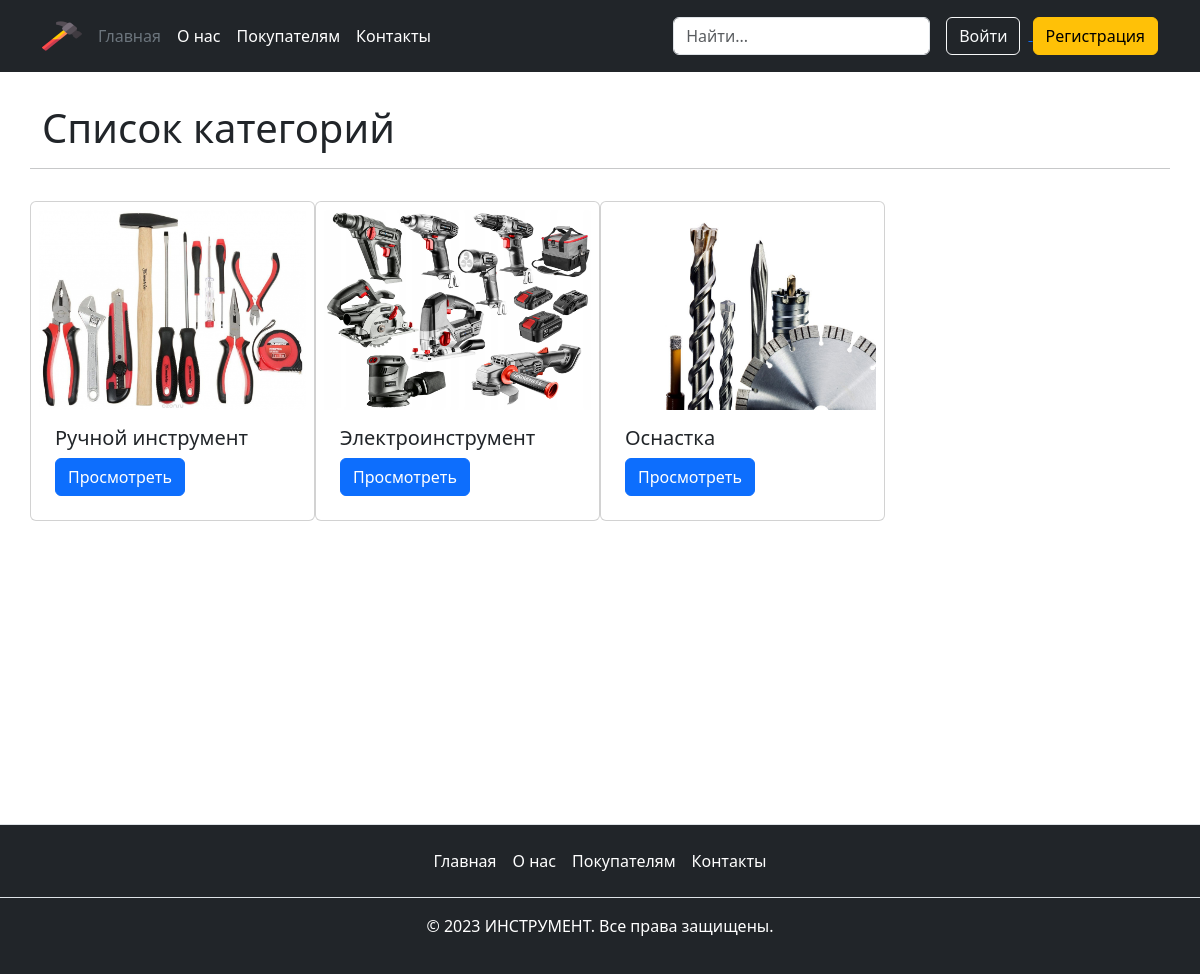
The page /products/categories/list/ on the database as committed earlier.
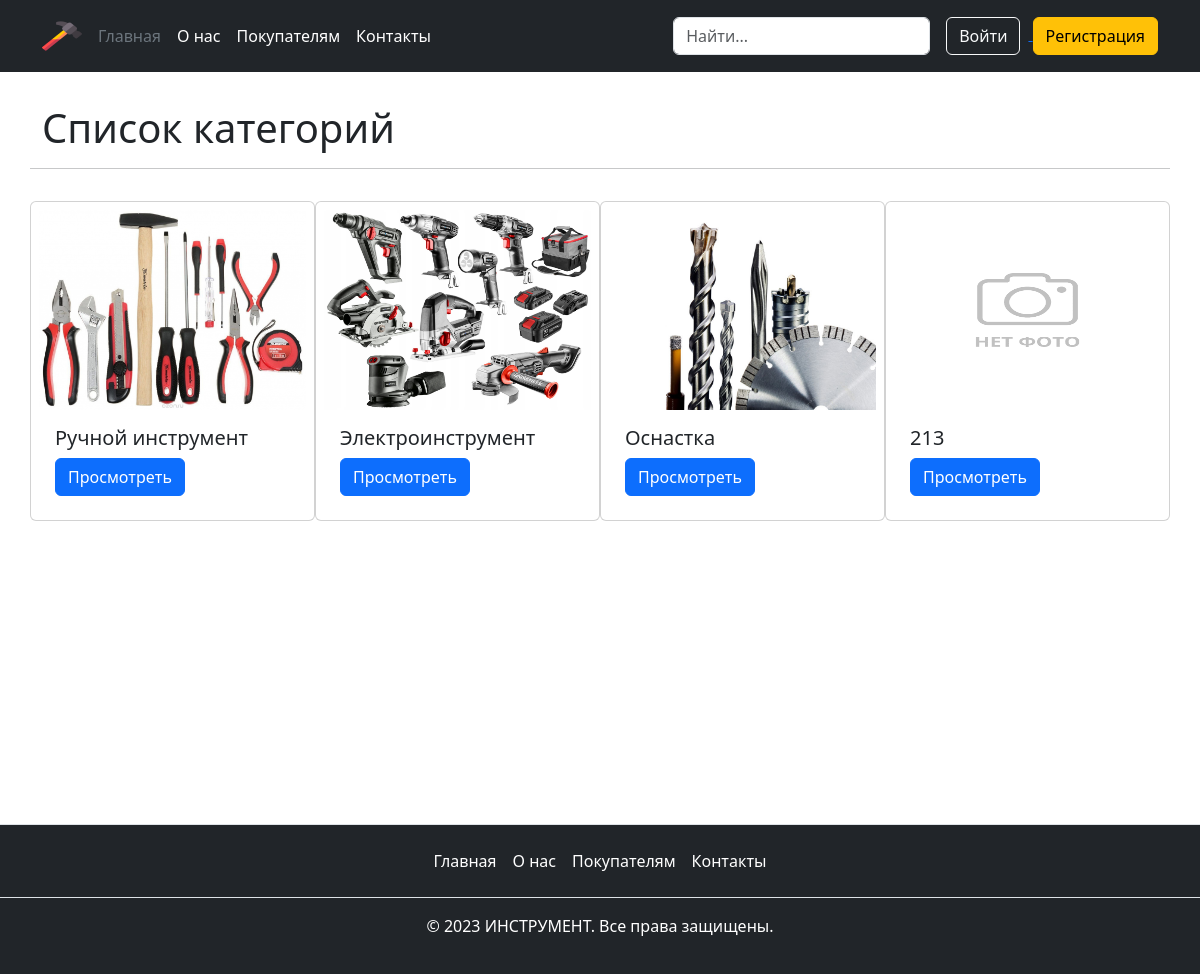
The same page on the database as committed later.
### main/models.py (models this page shows, shortened)
class Published(models.Model):
    is_published = models.BooleanField(
        default=True,
        verbose_name='Опубликовано',
        help_text='Снимите галочку, чтобы скрыть публикацию.'
    )
    created_at = models.DateTimeField(
        verbose_name='Добавлено',
        auto_now_add=True
    )
    class Meta:
        abstract = True

class Category(Published):
    title = models.CharField(
        max_length=40,
        verbose_name='Название категории'
    )
    slug = models.SlugField(
        unique=True,
        verbose_name='Идентификатор',
        help_text='Идентификатор страницы для URL;'
                  ' разрешены символы латиницы, цифры,'
                  ' дефис и подчёркивание.'
    )
    image = models.ImageField(
        upload_to='category/',
        null=True,
        blank=True,
        verbose_name='Фото категории'
    )
    class Meta:
        verbose_name = 'категория'
        verbose_name_plural = 'Категории'

### main/views.py (the view)
class CategoryListView(ListView):
    model = Category
    template_name = 'main/category/category_list.html'
    paginate_by = PAGINATE_CATEGORY
    def get_queryset(self):
        queryset = super().get_queryset().filter(
            is_published=True
        )
        return queryset

### templates/main/category/category_list.html (shortened to what this page needs)
{% extends "base.html" %}
{% load static %}
{% block content %}
  <div class="container my-3">
    <div class="row">
      <h1 class="my-3">Список категорий</h1>
      <hr>
      {% for object in object_list %}
        <div class="card col-md-3 my-3 p-2">
          {% if object.image %}
            <img class="card-img-top" src="{{ object.image.url }}" alt="{{ object.title }}" width="120" height="200">
          {% else %}
            <img class="card-img-top" src="{% static 'images/no_img.png' %}" alt="{{ object.title }}" width="120" height="200">
          {% endif %}
          <div class="card-body">
            <h5 class="card-title">{{ object.title }}</h5>
            <a href="{% url 'main:category_detail' object.slug %}" class="btn btn-primary">Просмотреть</a>
          </div>
        </div>
      {% endfor %}
    </div>
  </div>
{% endblock %}

Rows that differ between the two databases and show on the page:
added Category: title "213"
